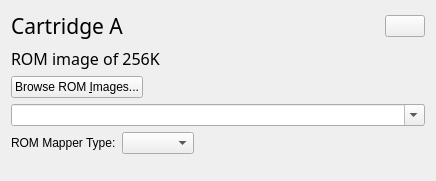
            <widget class="QWidget" name="cartPage" >
             <layout class="QGridLayout" >
              <item row="0" column="0" >
               <layout class="QHBoxLayout" >
                <property name="spacing" >
                 <number>6</number>
                </property>
                <property name="leftMargin" >
                 <number>0</number>
                </property>
                <property name="topMargin" >
                 <number>0</number>
                </property>
                <property name="rightMargin" >
                 <number>0</number>
                </property>
                <property name="bottomMargin" >
                 <number>0</number>
                </property>
                <item>
                 <widget class="QLabel" name="cartLabel" >
                  <property name="font" >
                   <font>
                    <family>Sans Serif</family>
                    <pointsize>16</pointsize>
                    <weight>75</weight>
                    <italic>false</italic>
                    <bold>true</bold>
                    <underline>false</underline>
                    <strikeout>false</strikeout>
                   </font>
                  </property>
                  <property name="text" >
                   <string>&lt;html>&lt;head>&lt;meta name="qrichtext" content="1" />&lt;/head>&lt;body style=" white-space: pre-wrap; font-family:Sans Serif; font-size:16pt; font-weight:600; font-style:normal; text-decoration:none;">&lt;p style=" margin-top:0px; margin-bottom:0px; margin-left:0px; margin-right:0px; -qt-block-indent:0; text-indent:0px;">&lt;span style=" font-weight:400;">Cartridge A&lt;/span>&lt;/p>&lt;/body>&lt;/html></string>
                  </property>
                 </widget>
                </item>
                <item>
                 <widget class="QPushButton" name="cartEjectButton" >
                  <property name="sizePolicy" >
                   <sizepolicy vsizetype="Fixed" hsizetype="Fixed" >
                    <horstretch>0</horstretch>
                    <verstretch>0</verstretch>
                   </sizepolicy>
                  </property>
                  <property name="icon" >
                   <iconset>eject.png</iconset>
                  </property>
                 </widget>
                </item>
               </layout>
              </item>
              <item row="1" column="0" >
               <layout class="QVBoxLayout" >
                <item>
                 <widget class="QLabel" name="cartDescriptionLabel" >
                  <property name="font" >
                   <font>
                    <family>Sans Serif</family>
                    <pointsize>12</pointsize>
                    <weight>50</weight>
                    <italic>false</italic>
                    <bold>false</bold>
                    <underline>false</underline>
                    <strikeout>false</strikeout>
                   </font>
                  </property>
                  <property name="text" >
                   <string>&lt;html>&lt;head>&lt;meta name="qrichtext" content="1" />&lt;/head>&lt;body style=" white-space: pre-wrap; font-family:Sans Serif; font-size:12pt; font-weight:400; font-style:normal; text-decoration:none;">&lt;p style=" margin-top:0px; margin-bottom:0px; margin-left:0px; margin-right:0px; -qt-block-indent:0; text-indent:0px;">ROM image of 256K&lt;/p>&lt;/body>&lt;/html></string>
                  </property>
                 </widget>
                </item>
                <item>
                 <layout class="QHBoxLayout" >
                  <property name="spacing" >
                   <number>6</number>
                  </property>
                  <property name="leftMargin" >
                   <number>0</number>
                  </property>
                  <property name="topMargin" >
                   <number>0</number>
                  </property>
                  <property name="rightMargin" >
                   <number>0</number>
                  </property>
                  <property name="bottomMargin" >
                   <number>0</number>
                  </property>
                  <item>
                   <widget class="QPushButton" name="cartBrowseImageButton" >
                    <property name="text" >
                     <string>Browse ROM &amp;Images...</string>
                    </property>
                   </widget>
                  </item>
                  <item>
                   <spacer>
                    <property name="orientation" >
                     <enum>Qt::Horizontal</enum>
                    </property>
                    <property name="sizeHint" >
                     <size>
                      <width>40</width>
                      <height>20</height>
                     </size>
                    </property>
                   </spacer>
                  </item>
                 </layout>
                </item>
                <item>
                 <widget class="QComboBox" name="cartHistoryBox" >
                  <property name="sizePolicy" >
                   <sizepolicy vsizetype="Minimum" hsizetype="Minimum" >
                    <horstretch>0</horstretch>
                    <verstretch>0</verstretch>
                   </sizepolicy>
                  </property>
                  <property name="editable" >
                   <bool>true</bool>
                  </property>
                  <property name="maxCount" >
                   <number>100</number>
                  </property>
                  <property name="insertPolicy" >
                   <enum>QComboBox::InsertAtTop</enum>
                  </property>
                  <property name="sizeAdjustPolicy" >
                   <enum>QComboBox::AdjustToMinimumContentsLength</enum>
                  </property>
                  <property name="minimumContentsLength" >
                   <number>20</number>
                  </property>
                 </widget>
                </item>
                <item>
                 <layout class="QHBoxLayout" >
                  <item>
                   <widget class="QLabel" name="label_3" >
                    <property name="text" >
                     <string>ROM Mapper Type:</string>
                    </property>
                   </widget>
                  </item>
                  <item>
                   <widget class="QComboBox" name="mapperTypeCombo" />
                  </item>
                  <item>
                   <spacer>
                    <property name="orientation" >
                     <enum>Qt::Horizontal</enum>
                    </property>
                    <property name="sizeHint" >
                     <size>
                      <width>40</width>
                      <height>20</height>
                     </size>
                    </property>
                   </spacer>
                  </item>
                 </layout>
                </item>
                <item>
                 <spacer>
                  <property name="orientation" >
                   <enum>Qt::Vertical</enum>
                  </property>
                  <property name="sizeHint" >
                   <size>
                    <width>414</width>
                    <height>16</height>
                   </size>
                  </property>
                 </spacer>
                </item>
               </layout>
              </item>
             </layout>
            </widget>
